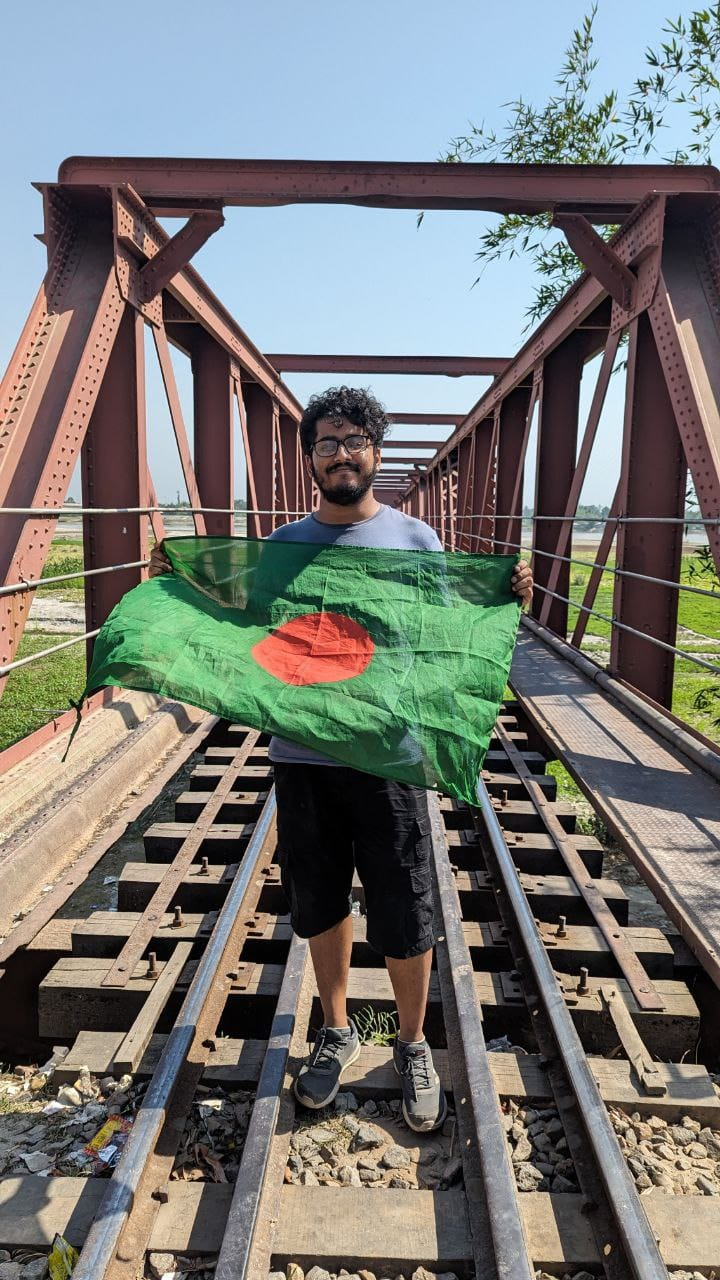
#> input picture ashik.jpg, 720 x 1280 px, given in place of seyam.png, which was not available
$ python histogramequalization.py
#> lines starting #> are read from the running program, lines starting #| are printed output that depends on the picture; pictures that were not available may be replaced by others from this repository, and a replacement may not be noted
import cv2
import numpy as np
from matplotlib import pyplot as plt

def plot_histogram(image, title, ax):
    # Compute histogram
    hist = cv2.calcHist([image], [0], None, [256], [0, 256])

    # Plot histogram
    ax.plot(hist, color='black')
    ax.set_xlim([0, 256])
    ax.set_title(title)

def histogram_equalization(image_path, output_path):
    # Read the image
#> called with image_path = 'seyam.png', output_path = 'histeq_seyam.png'
    image = cv2.imread(image_path, cv2.IMREAD_GRAYSCALE)
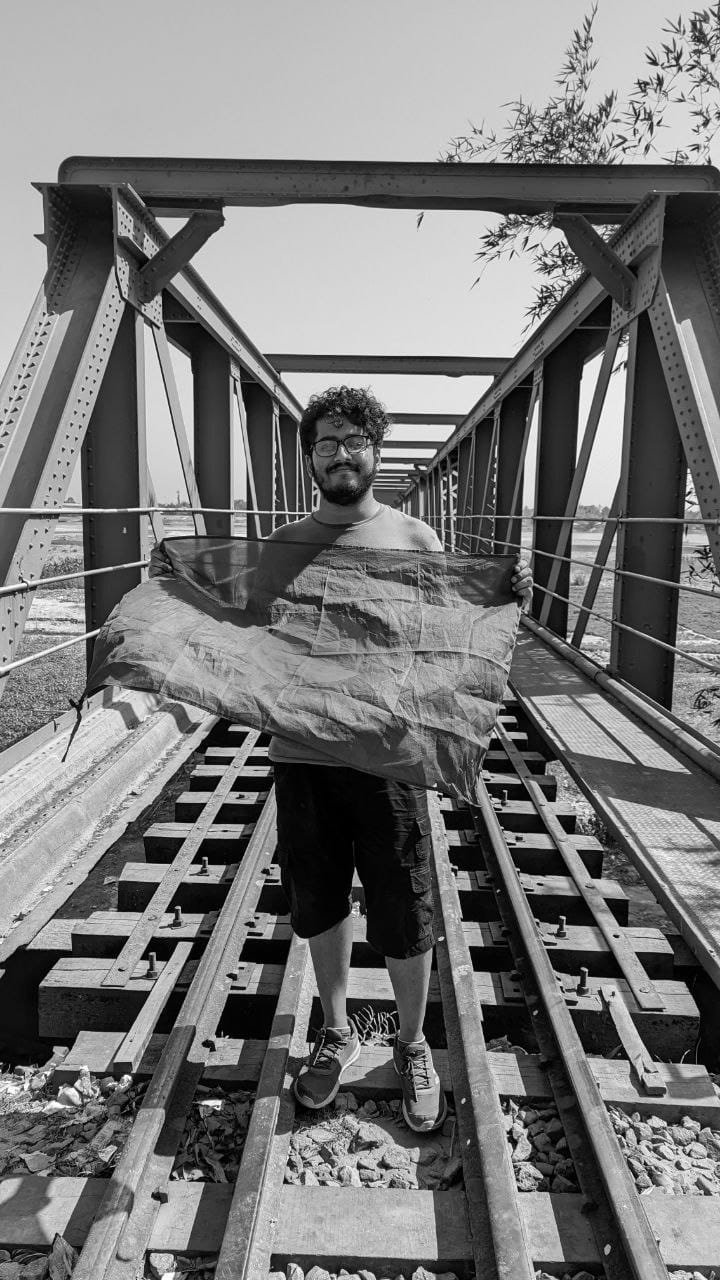
#> image: shape (1280, 720); min 0, max 255, mean 119.6

    # Check if image was loaded successfully
    if image is None:
        raise ValueError("Image not found or path is incorrect")

    # Perform histogram equalization
    equalized_image = cv2.equalizeHist(image)
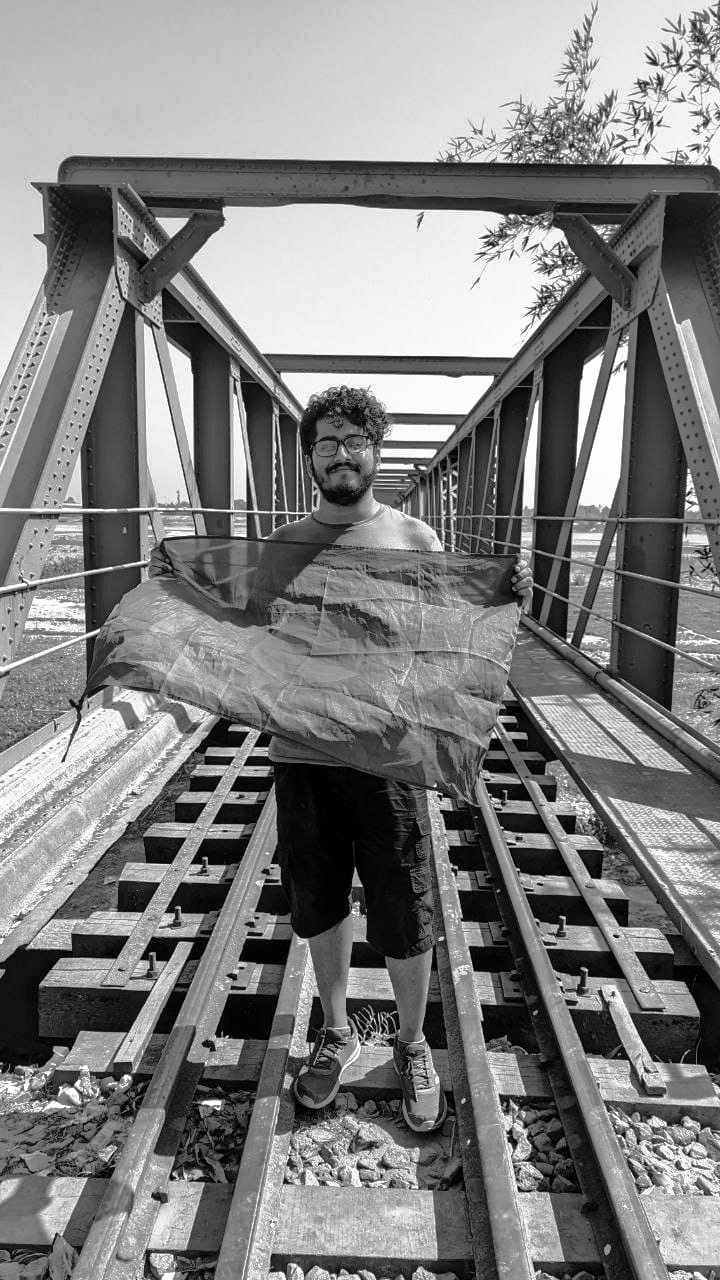
#> equalized_image: shape (1280, 720); min 0, max 255, mean 127.7

    # Save the equalized image
    cv2.imwrite(output_path, equalized_image)

    # Plot original and equalized images along with their histograms
    fig, axs = plt.subplots(2, 2, figsize=(12, 10))

    # Plot original image and its histogram
    axs[0, 0].imshow(image, cmap='gray')
    axs[0, 0].set_title('Original Image')
    axs[0, 0].axis('off')

    plot_histogram(image, 'Original Histogram', axs[1, 0])
#> in plot_histogram, `hist = cv2.calcHist([image], [0], None, [256], [0, 256])`: hist = 256 values, max 12830 at index 193, min 28 at index 253, mean 3600

    # Plot equalized image and its histogram
    axs[0, 1].imshow(equalized_image, cmap='gray')
    axs[0, 1].set_title('Equalized Image')
    axs[0, 1].axis('off')

    plot_histogram(equalized_image, 'Equalized Histogram', axs[1, 1])

    plt.tight_layout()
    plt.show()
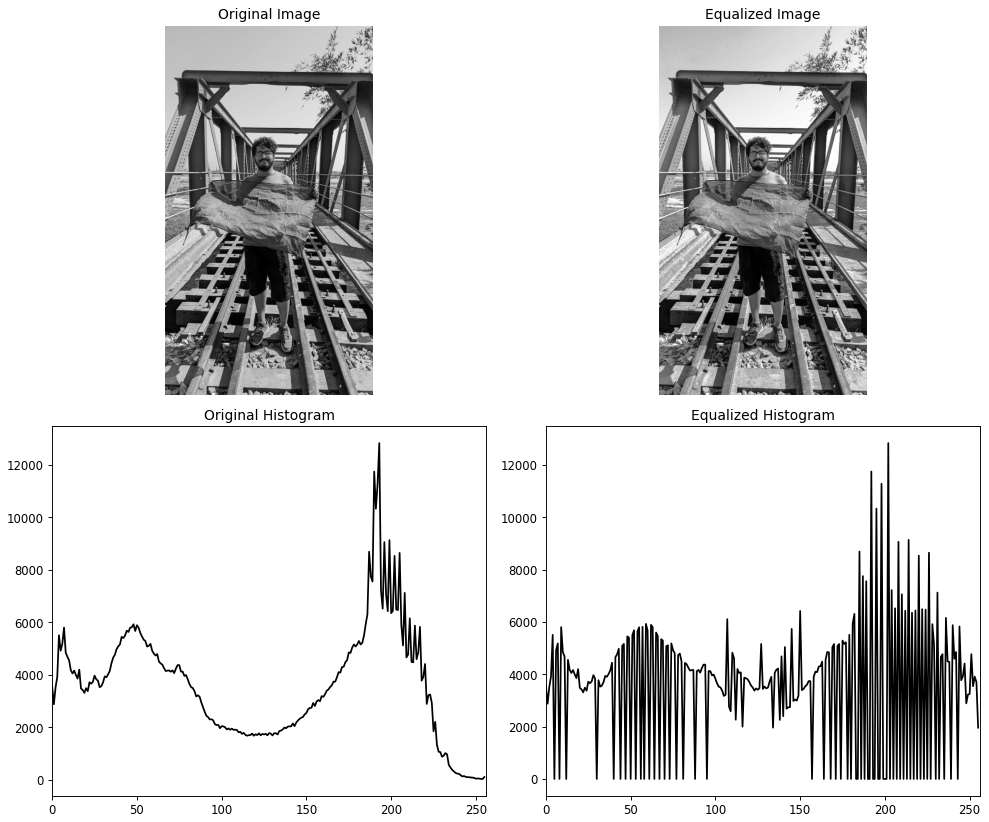
#> figure drawn by matplotlib, 4 panels; panel 3: curve peaks at x = 193, y = 12830; panel 4: curve peaks at x = 202, y = 12830

if __name__ == "__main__":
    input_image_path = "seyam.png"  # Replace with your image path
    output_image_path = "histeq_seyam.png"  # Replace with the path to save the equalized image
    histogram_equalization(input_image_path, output_image_path)

$ run again, on ashikbls.jpg
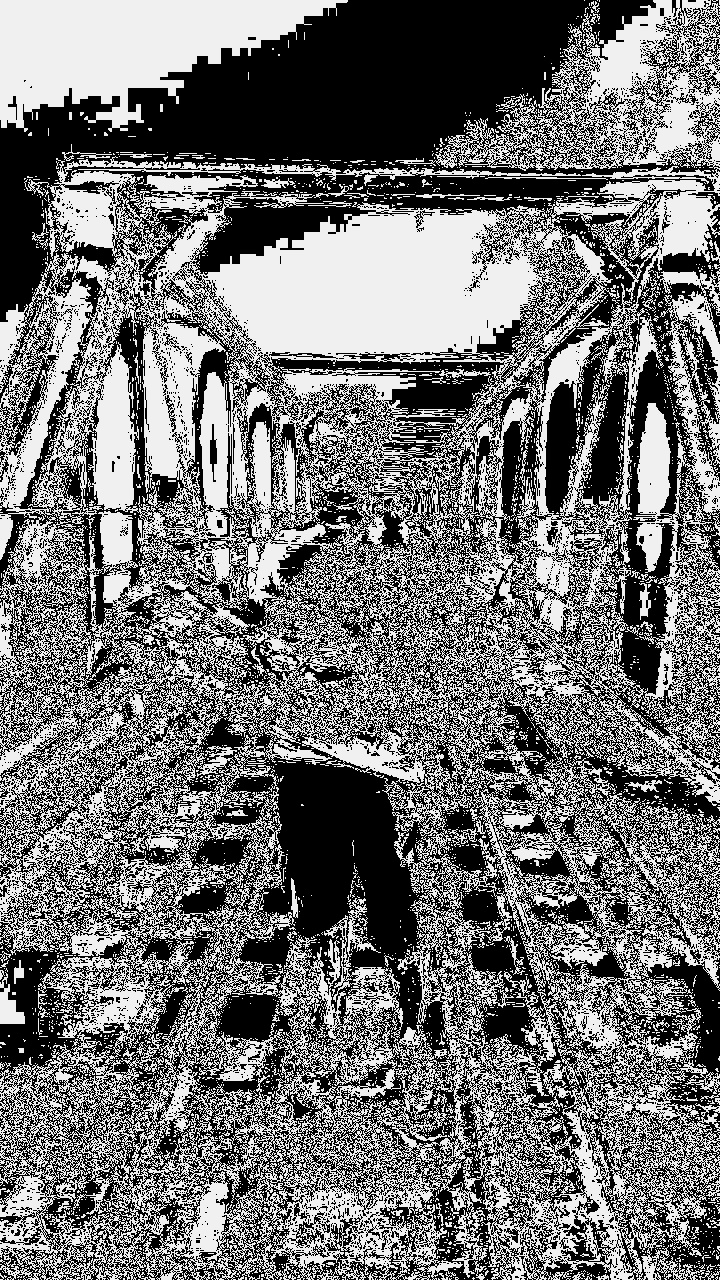
#> input picture ashikbls.jpg, 720 x 1280 px, given in place of seyam.png, which was not available
#> in histogram_equalization, image is the input picture: shape (1280, 720); min 0, max 249, mean 115.1
#> in histogram_equalization, `equalized_image = cv2.equalizeHist(image)`:
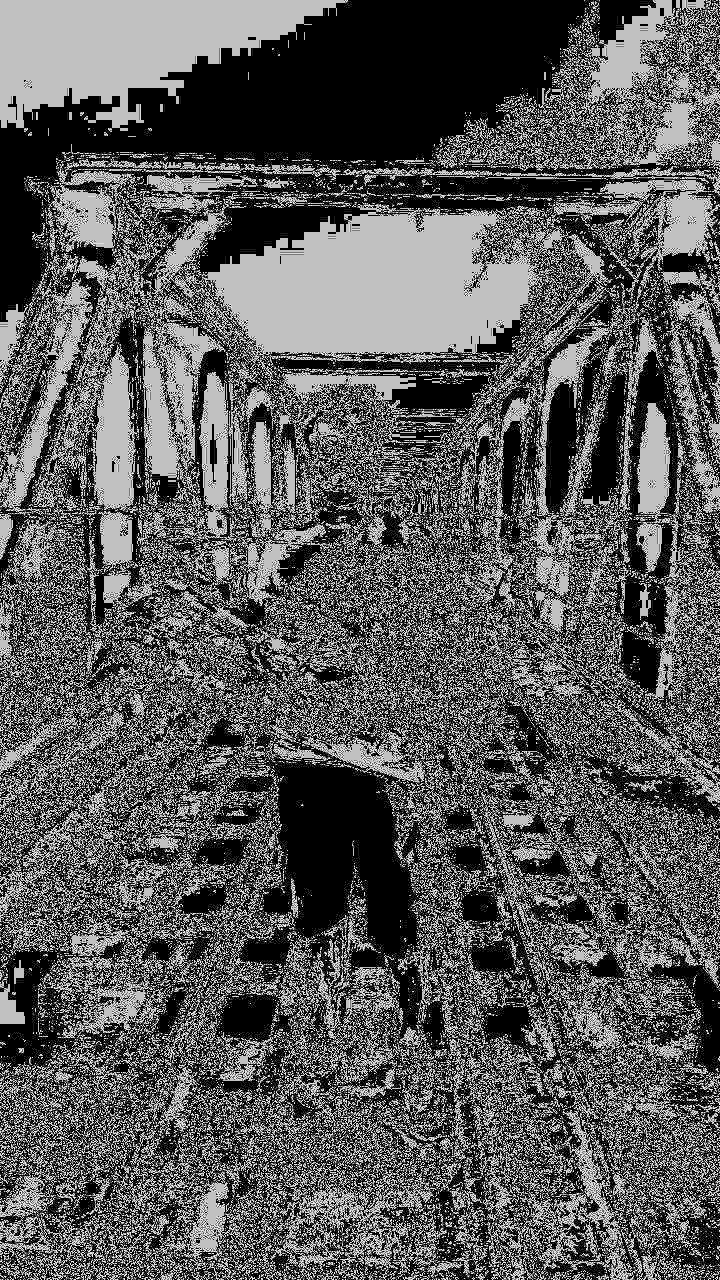
#> equalized_image: shape (1280, 720); min 0, max 255, mean 91.3
#> hist = 256 values, max 342178 at index 0, min 0 at index 10, mean 3600
#> in histogram_equalization, `plt.show()`:
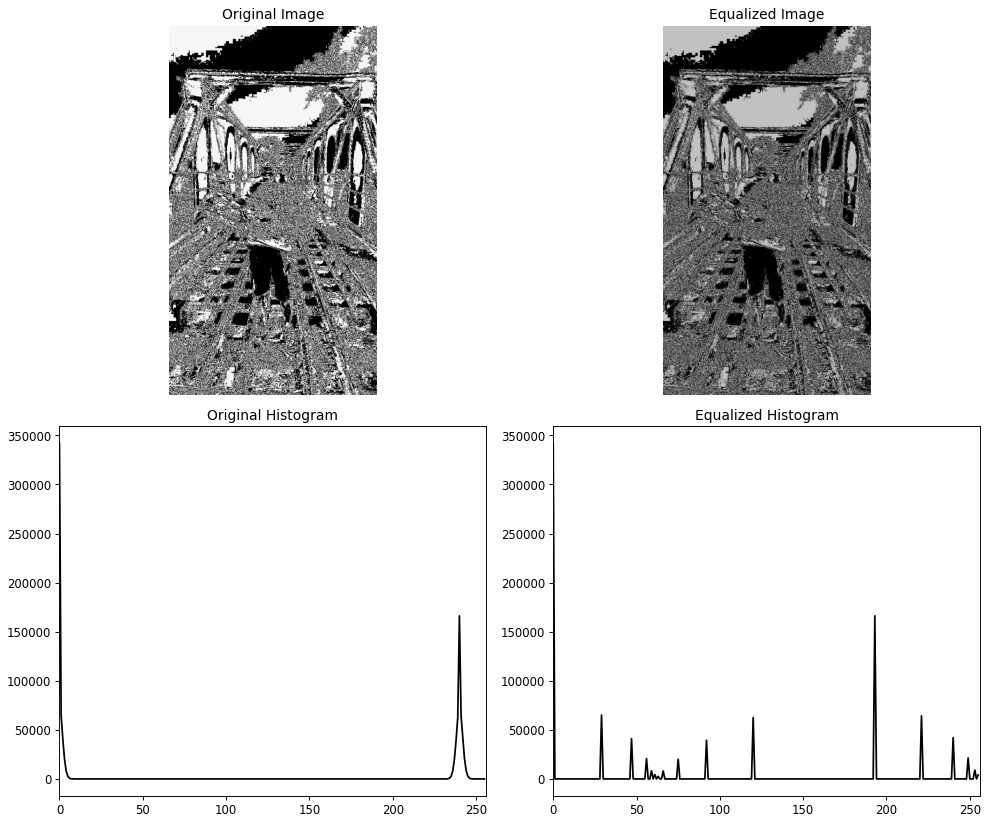
#> figure drawn by matplotlib, 4 panels; panel 3: curve peaks at x = 0, y = 342178; panel 4: curve peaks at x = 0, y = 342178

$ run again, on heart.jpeg
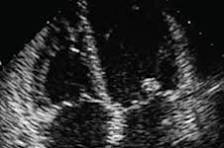
#> input picture heart.jpeg, 224 x 148 px, given in place of seyam.png, which was not available
#> in histogram_equalization, `equalized_image = cv2.equalizeHist(image)`:
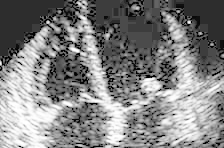
#> equalized_image: shape (148, 224); min 0, max 255, mean 130
#> hist = 256 values, max 3893 at index 7, min 0 at index 230, mean 129.5
#> in histogram_equalization, `plt.show()`:
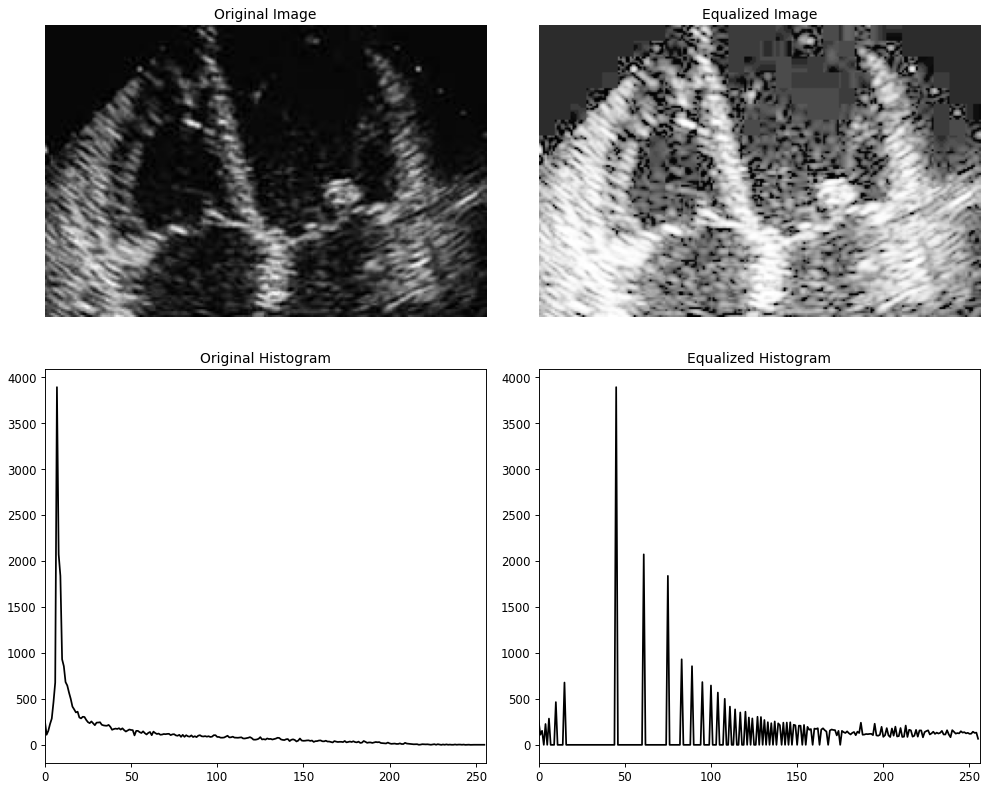
#> figure drawn by matplotlib, 4 panels; panel 3: curve peaks at x = 7, y = 3893; panel 4: curve peaks at x = 45, y = 3893
